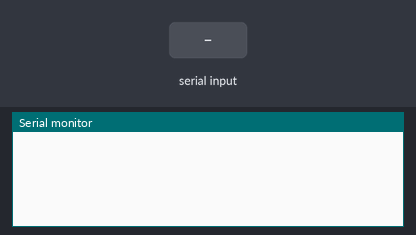
The sketch below on a simulated Arduino Uno, built with avr-gcc and run on an emulated ATmega328P. Shown: the last lines printed to the serial monitor. Inputs (shaded band) come from the test bench.

Above: at 7.8 s.
7.9 s: "LoooooL\n" received over the second serial link
At 10.9 s:
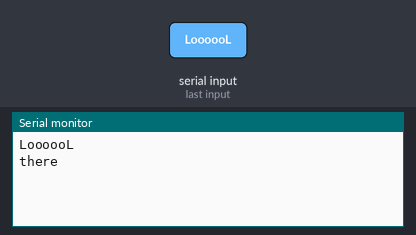
11.9 s: "1\n" received over the second serial link
At 14.4 s:
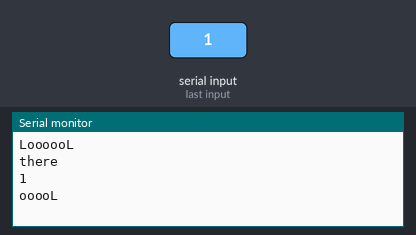

The sketch:

clock.ino
```cpp
/* TW20FirmWare
 * 1. Keep Time
 * 2. i2C Transmit
 * 3. GSM send/receive
 * 4. Manage Power
 */


#include <EEPROM.h>
#include <Wire.h>
#include <SoftwareSerial.h>


SoftwareSerial SIM(2, 3); // RX, TX

void updateSerial();
unsigned long track_time();

void updateSerial(){  delay(500);
char read_time[255]; int i=0;

  while (Serial.available()){SIM.write(Serial.read()); } //Forward what Serial received to Software Serial Port

  while (SIM.available() && i<255)   { Serial.write(SIM.read());  read_time[i] = (char)SIM.read();  i++;}//Forward what Software Serial received to Serial Port
  Serial.println(read_time);
  }

void pick_time(){
  //if(already_sent == false){
                    SIM.println("AT"); //Initiate data transmission when a certain number of handwashs has been bundled up
                      //updateSerial();

                    SIM.println("AT+CCLK?"); // +CCLK: "04/01/01,00:14:12+22"
                      //updateSerial();

                    SIM.println("AT+CLTS=1"); // Enable auto network time sync :
                      //updateSerial();

                    SIM.println("AT+CLTS?"); // Check if value is set :
                      //updateSerial();

                    SIM.println("AT&W"); // Save the setting to permanent memory so that module enables sync on restart also  :
                      //updateSerial();

                    SIM.println("AT+CCLK?"); // Read current Time
                      updateSerial();


                    SIM.write(26);

}


void readtext(){

char response[255];
int i=0;
SIM.print("AT+CCLK?");
delay(1000);

while(SIM.available()!=0 && i<255){
  response[i] = (char)SIM.read();
  i++;
}

Serial.println(response);

if( strstr( response , "LoooooL" ) )  Serial.println("there");
}


uint8_t sound_fx = 25;

// -- clock code
uint8_t pulsePin = 10;
unsigned int pulse;

uint8_t second=0, minute=0, hour=0, day=1, month=1, Y1=20, Y2=21;
uint16_t year = 0;
const String zero = "0"; /*char Month[8] = "Null";*/ String Month;
uint8_t time_slot = EEPROM.read(1000);;


void setup() {
//Wire.begin(); // join i2c bus (address optional for master)
Serial.begin(9600);
SIM.begin(9600);

//pick_time(); delay(2000);

/*
//update the system clock according to the GSM Nwtwork time
hour = EEPROM.read(time_slot);
minute = EEPROM.read(time_slot+1);
second = EEPROM.read(time_slot+2);

day = EEPROM.read(time_slot+3);
month=EEPROM.read(time_slot+4);
Y1 = EEPROM.read(time_slot+5); Y2 = EEPROM.read(time_slot+6);
year = 100*Y1 + Y2;
*/
}


char Date[15];
void loop() {


readtext();
delay(2000);
Serial.println();
  //track_time();
/*
for(int i=0; i<20; i++){
  Date[i] = day + ", " + month + year;
}

  Wire.beginTransmission(8); // transmit to device #8

for(int i = 0; i<20; i++){
  Wire.write(Date[i]); Wire.write(", "); Wire.write(month);
}
  Wire.endTransmission();    // stop transmitting
*/

  //Wire.beginTransmission(8); // transmit to device #8
  //Wire.write(hour + ":" + minute);
  //Wire.endTransmission();

}


bool locked = false, first_pass_on = false, first_pass_off = false; // tik tok lockers
char Time_Prompt[4][5];


unsigned long track_time(){


// --- clock management first
  if(second == 60){ minute++; second = 0; }
  if(minute == 60){ hour++; minute = 0; }
  if(hour == 24)  { day++; hour = 0; time_slot++; EEPROM.update(1000, time_slot); }
      //since seconds in a day change 86,400 times ... and EEPROM dies at 100,000 writes ...
      // ||  SHIFT ONE CELL RIGHT || \\


// --- calendar --- //
    if(month == 2){
        if(year%4 != 0){if(day == 29){day=0; month++;}} // lunar
        else {if(day == 30){ day=1; month++; }} // leap year
      }
  else  if(month == 1 || month == 3 || month == 5 || month == 7 || month == 8 || month == 10 || month == 12){
        if(day == 31){month++; day = 1;}
    }
  else { //month == April || month == June || month == September || month == November
    if(day == 32){month++; day=1;}
    }

  if(month == 13){year++; month = 1; }

    // shift to the display class{};
      if(month==1) Month = "January";    else if(month==2) Month = "February"; else if(month==3) Month = "March";
 else if(month==4) Month = "April";      else if(month==5) Month = "May";      else if(month==6) Month = "June";
 else if(month==7) Month = "July";       else if(month==8) Month = "August";   else if(month==9) Month = "September";
 else if(month==10)Month = "October";    else if(month==11) Month = "November";     else if(month==12) Month = "December";
//if day has changed


   pulse =  digitalRead(pulsePin);


     if(pulse == HIGH && locked == false){  locked = true; first_pass_off = true; }
else if(pulse == LOW) {                     locked = false; first_pass_on = true; }

     if( locked && first_pass_on == true){ first_pass_on = false; second++;
     EEPROM.update(time_slot, hour); EEPROM.update((time_slot+1), minute); EEPROM.update((time_slot+2), second); // -- update EEPROM internal system time every time a second changes
     EEPROM.update((time_slot+3), day);  EEPROM.update((time_slot+4), month);  EEPROM.update((time_slot+6), 21); // update EEPROM internal system calendar every time a minute changes
   Serial.print(day);  Serial.print("th ");  Serial.print(Month);  Serial.print(",  "); Serial.println(year);

  Serial.print(hour); Serial.print(" : "); Serial.print(minute);  Serial.print(" : ");  Serial.println(second);
  Serial.println(); Serial.println();
     }


else if(!locked && first_pass_off == true) {first_pass_off = false; second++;
     EEPROM.update(time_slot, hour); EEPROM.update((time_slot+1), minute); EEPROM.update((time_slot+2), second);
     EEPROM.update((time_slot+3), day);  EEPROM.update((time_slot+4), month);  EEPROM.update((time_slot+6), 21);

  Serial.print(day);  Serial.print("th ");  Serial.print(Month);  Serial.print(",  "); Serial.println(year);

  Serial.print(hour); Serial.print(" : "); Serial.print(minute);  Serial.print(" : ");  Serial.println(second);
  Serial.println(); Serial.println();
     }


// --- 212 loop cycles in just one second --- //
      unsigned long current_time_in_secs = 0;

  current_time_in_secs = (long(3600) * hour) + (long(60) * minute) + (second);
//  current_time_in_secs = (minute * 60) + (second);
//  current_time_in_secs = second;

return current_time_in_secs;

  }
```

Measured:
- after the input at 7.9 s, the serial monitor: prints a new line after 2.1 s (image 1)
- after the input at 11.9 s, the serial monitor: prints a new line after 1.1 s (image 2)
